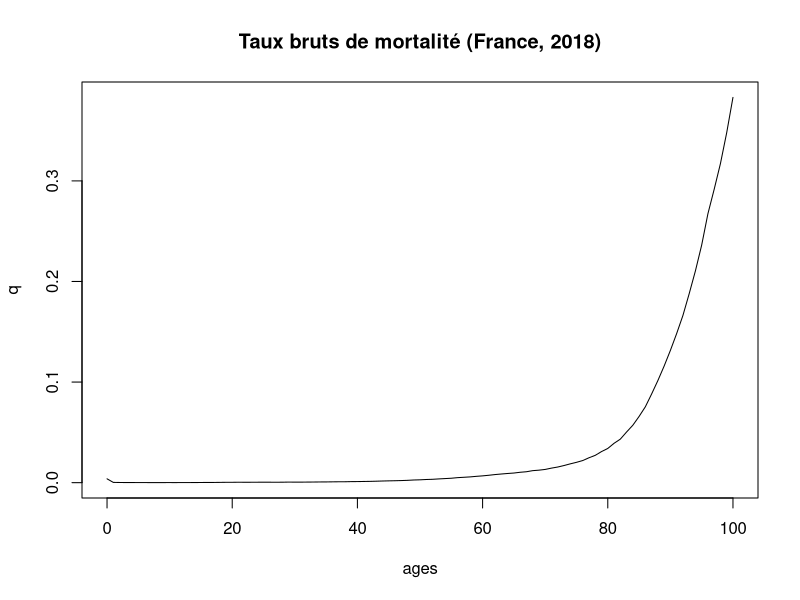
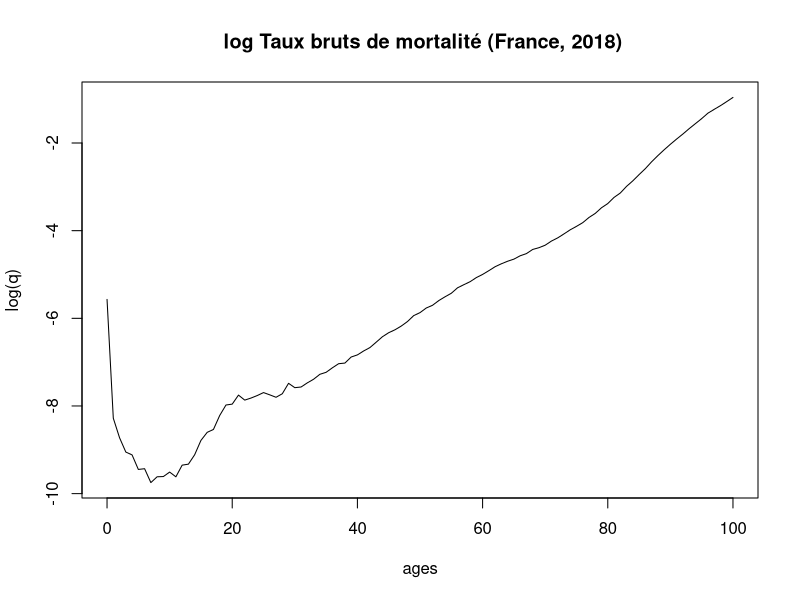
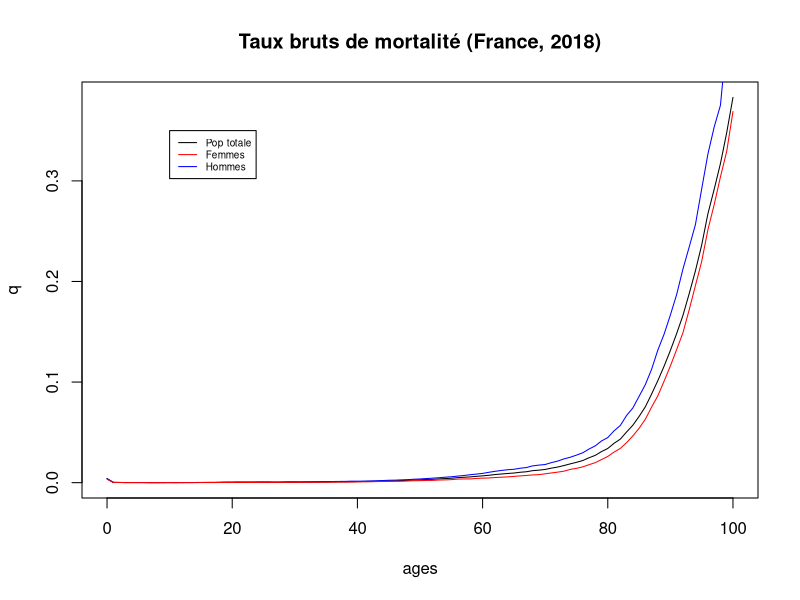
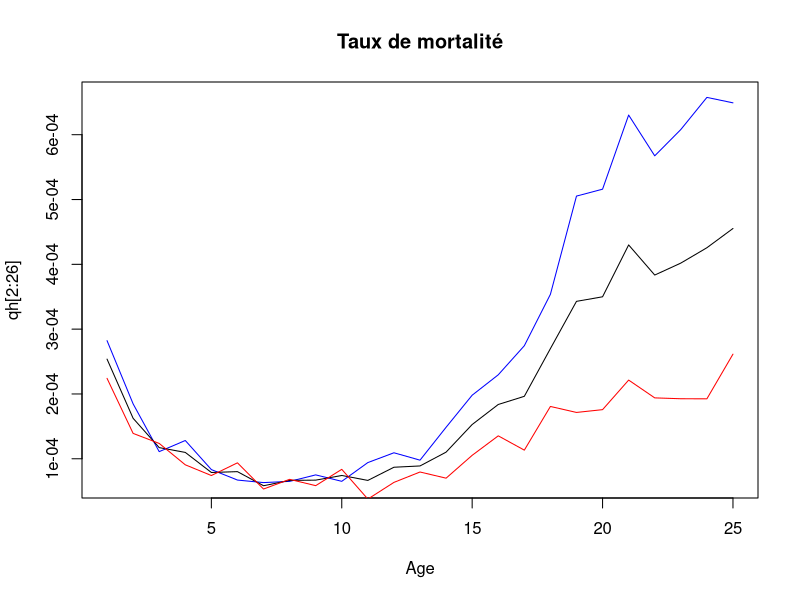
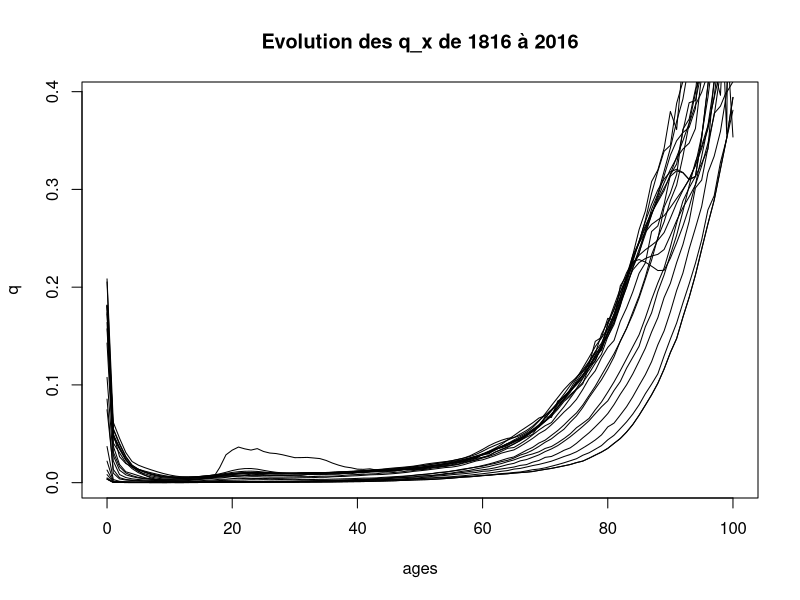
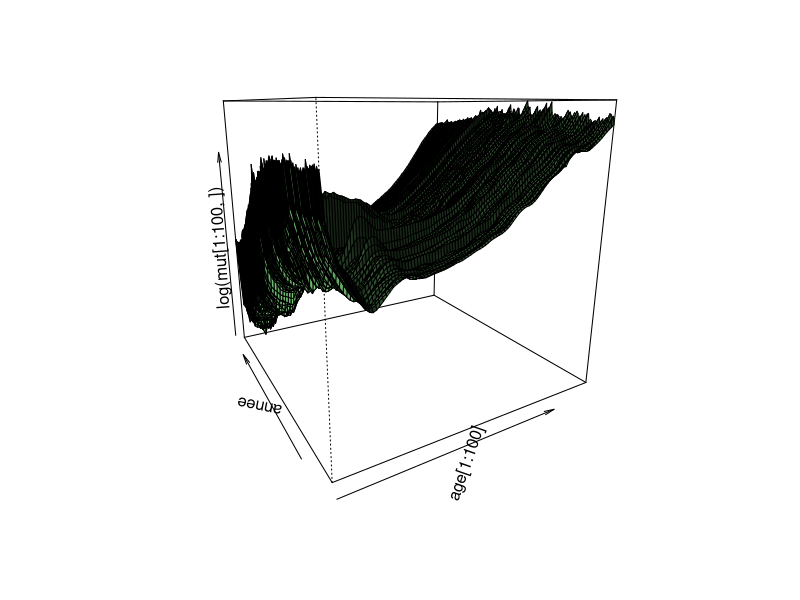
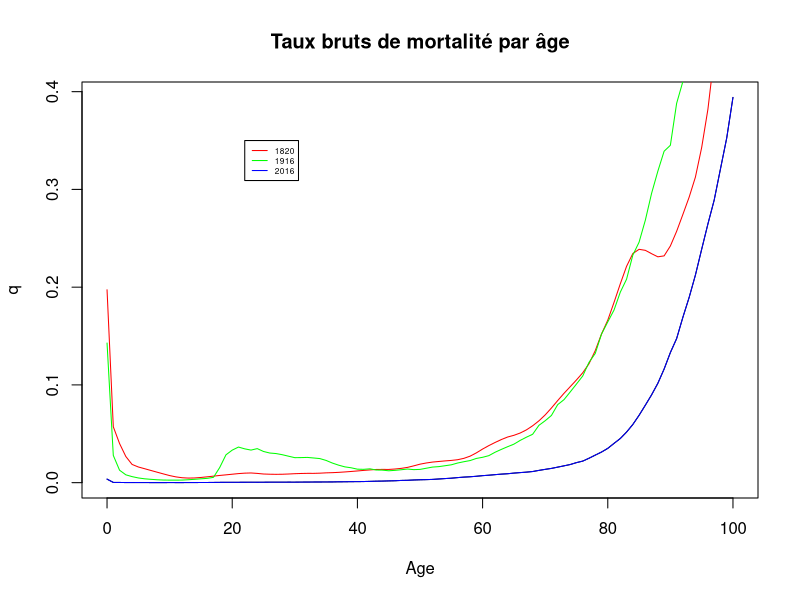
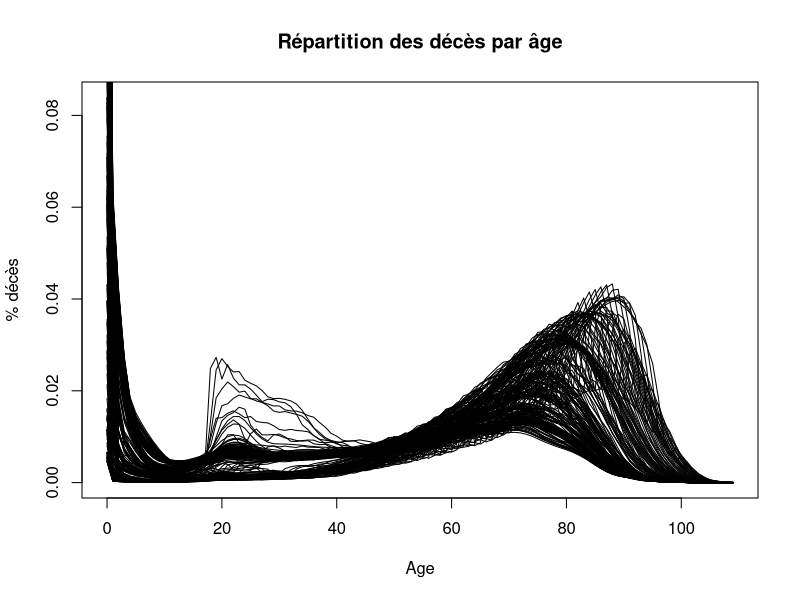

These charts were generated, in order, by the following R code:
## ---- chunk 1
knitr::opts_chunk$set(echo = TRUE)
## ---- chunk 2
De=read.csv("DeathsFrance2022.csv",header = TRUE, sep = ";")
str(De)  
De[1,]
unique(De$Year)


E=read.csv("ExposuresFrance2022.csv",header = TRUE, sep = ";")
str(E)


# calcul des taux de mortalité bruts 
# Population totale
N=E$Total[(E$Year==2018)&(E$Age<101)]
D=De$Total[(De$Year==2018)&(De$Age<101)]
ages=0:100
q=D/N  # taux bruts
plot(ages,q,type='l', main='Taux bruts de mortalité (France, 2018)')
plot(ages,log(q),type='l', main=' log Taux bruts de mortalité (France, 2018)')

# Distinction par genre :
plot(ages,q,type='l', main='Taux bruts de mortalité (France, 2018)')
# Hommes
Nh=E$Male[(E$Year==2018)&(E$Age<101)]
Dh=De$Male[(De$Year==2018)&(De$Age<101)]
qh=Dh/Nh  # taux bruts
lines(ages,qh,type='l',col='blue')

# Femmes
Nf=E$Female[(E$Year==2018)&(E$Age<101)]
Df=De$Female[(De$Year==2018)&(De$Age<101)]
qf=Df/Nf  # taux bruts
lines(ages,qf,type='l',col='red')
legend(10, 0.35, legend=c("Pop totale", "Femmes", "Hommes"),col=c("black", "red","blue"), lty=1, cex=0.6)
## ---- chunk 3
plot(1:25,qh[2:26],type='l',main='Taux de mortalité',xlab='Age',col='blue')
lines(1:25,q[2:26],col='black')
lines(1:25,qf[2:26],col='red')
## ---- chunk 4
N=E$Total[(E$Year==2016)&(E$Age<101)]
D=De$Total[(De$Year==2016)&(De$Age<101)]
ages=0:100
q=D/N  # taux bruts
plot(ages,q,type='l', main='Evolution des q_x de 1816 à 2016')
for (an in seq(1816,2016,10))
{  N=E$Total[(E$Year==an)&(E$Age<101)]
D=De$Total[(De$Year==an)&(De$Age<101)]
q=D/N 
lines(ages,q,type='l')}
## ---- chunk 5
age=0:110
annee=1816:2020
mu=De[,3:5]/E[,3:5]
mut=matrix(mu[,3],length(age),length(annee))
persp(age[1:100],annee,log(mut[1:100,]),theta=-30,col="light green",shade=TRUE)
## ---- chunk 6
N=E$Total[(E$Year==2016)&(E$Age<101)]
D=De$Total[(De$Year==2016)&(De$Age<101)]
q=D/N 
plot(ages,q,type='l',main='Taux bruts de mortalité par âge',xlab='Age')
N=E$Total[(E$Year==1820)&(E$Age<101)]
D=De$Total[(De$Year==1820)&(De$Age<101)]
q=D/N
lines(ages,q,type='l',col='red')
N=E$Total[(E$Year==1916)&(E$Age<101)]
D=De$Total[(De$Year==1916)&(De$Age<101)]
q=D/N
lines(ages,q,type='l',col='green')
N=E$Total[(E$Year==2016)&(E$Age<101)]
D=De$Total[(De$Year==2016)&(De$Age<101)]
q=D/N
lines(ages,q,type='l',col='blue')
legend(22, 0.35, legend=c("1820", "1916", "2016"),col=c( "red",  "green","blue"), lty=1, cex=0.5)
## ---- chunk 7
D=De$Total[(De$Year==1950)&(De$Age<110)]
Dp=D/sum(D) 
plot(0:109,Dp,type='l',main='Répartition des décès par âge',xlab="Age",ylab='% décès')
for (an in seq(1816,2016,1))
{ 
  D=De$Total[(De$Year==an)&(De$Age<110)]
  Dp=D/sum(D) 
  lines(0:109,Dp)}


D=De$Total[(De$Year==1820)&(De$Age<110)]
Dp=D/sum(D) 
plot(0:109,Dp,type='l',col='green', main='Répartition des décès par âge',xlab='Age',ylab='% décès par age') # mortalité infantile élevée

D=De$Total[(De$Year==1916)&(De$Age<110)]
Dp=D/sum(D)
lines(0:109,Dp,col='blue')

D=De$Total[(De$Year==1945)&(De$Age<110)]
Dp=D/sum(D)
lines(0:109,Dp,col='black')

D=De$Total[(De$Year==1970)&(De$Age<110)]
Dp=D/sum(D)
lines(0:109,Dp,col='cyan')

D=De$Total[(De$Year==2016)&(De$Age<110)]
Dp=D/sum(D)
lines(0:109,Dp,col='red')
legend(22, 0.20, legend=c("1820", "1916","1945","1970", "2016"),col=c(   "green","blue","black","cyan","red"), lty=1, cex=0.5)
## ---- chunk 8
L=1960:2020
l=length(L)
cent=rep(0,l)
centh=rep(0,l)
centf=rep(0,l)
for (i in 1:l)
{ 
  cent[i]=sum(E$Total[(E$Year==L[i])&(E$Age>99)])
  centh[i]=sum(E$Male[(E$Year==L[i])&(E$Age>99)])
  centf[i]=sum(E$Female[(E$Year==L[i])&(E$Age>99)])
}
plot(L,cent,xlab="Années",ylab='Nombre',pch=16,cex=0.3,type='o')
points(L,centh,col='blue',pch=16,cex=0.3,type='o')
points(L,centf,col='red',pch=16,cex=0.3,type='o')
# déficit de naissance lié à la 1ère guerre mondiale

y=log(cent)
plot(L,y)
reg=lm(y~L)
summary(reg)
a=reg$coefficients[2]
a
b=reg$coefficients[1]
z=exp(a*L+b)
plot(L,cent, main="Nombre de centenaires en France",xlab="Années",ylab='Nombre',pch=16,cex=0.3,type='o')
lines(L,z,col='red')  # croissance exponentielle du nombre de centenaires
exp(a)  # x(t) = x(0) exp( a t)
exp(10*a) # le nombre de centenaires double en 10 ans.
## ---- chunk 9
L=1960:2014
l=length(L)
cent=rep(0,l)
centh=rep(0,l)
centf=rep(0,l)
for (i in 1:l)
{ 
  cent[i]=sum(E$Total[(E$Year==L[i])&(E$Age>99)])
  centh[i]=sum(E$Male[(E$Year==L[i])&(E$Age>99)])
  centf[i]=sum(E$Female[(E$Year==L[i])&(E$Age>99)])
}
y=log(cent)
plot(L,y)
reg=lm(y~L)
summary(reg)
a=reg$coefficients[2]
a
b=reg$coefficients[1]
z=exp(a*L+b)
plot(L,cent, main="Nombre de centenaires en France",xlab="Années",ylab='Nombre',pch=16,cex=0.3,type='o')
lines(L,z,col='red')  # croissance exponentielle du nombre de centenaires
exp(a)  # x(t) = x(0) exp( a t)
exp(10*a) # le nombre de centenaires double en 10 ans.
